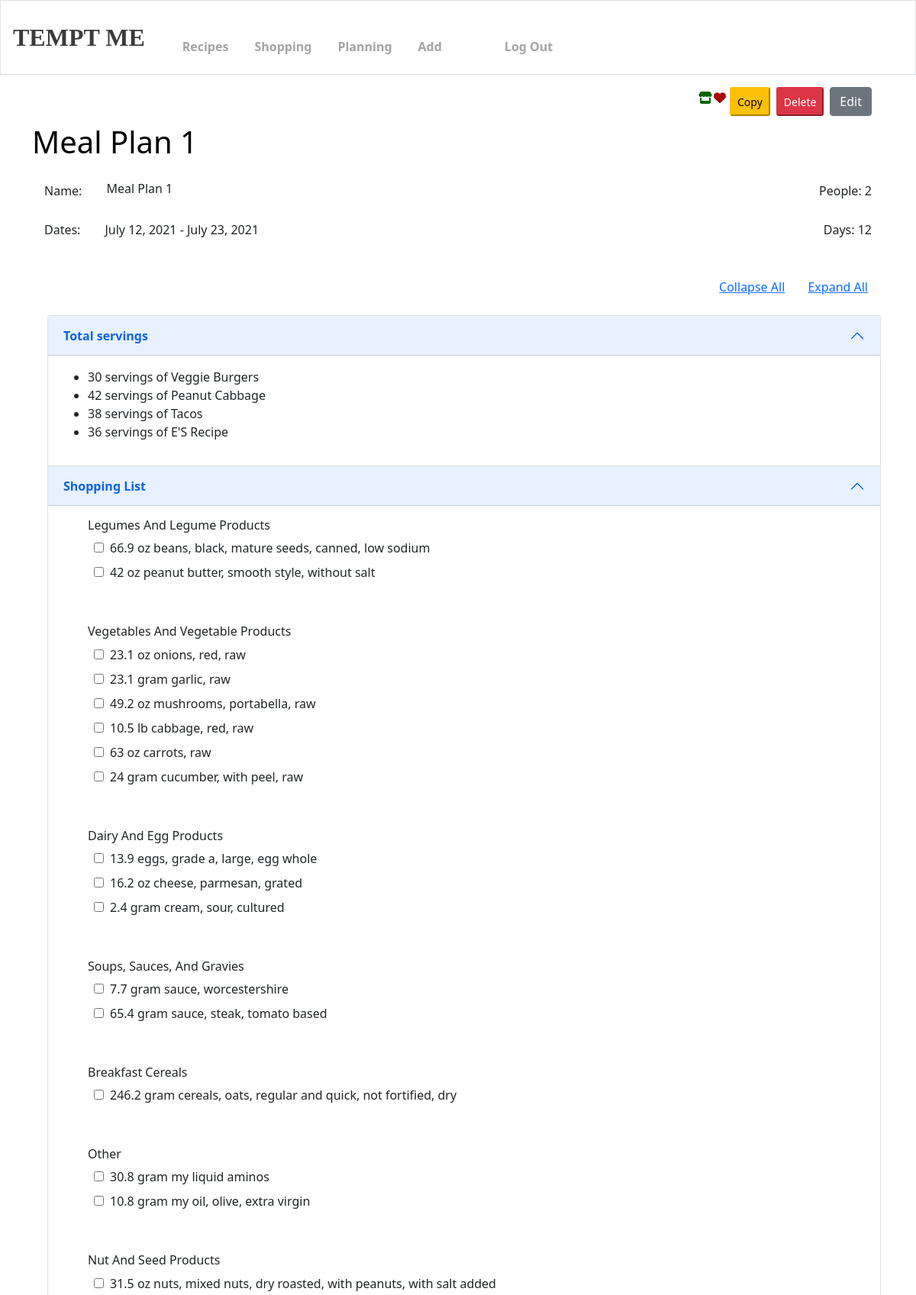
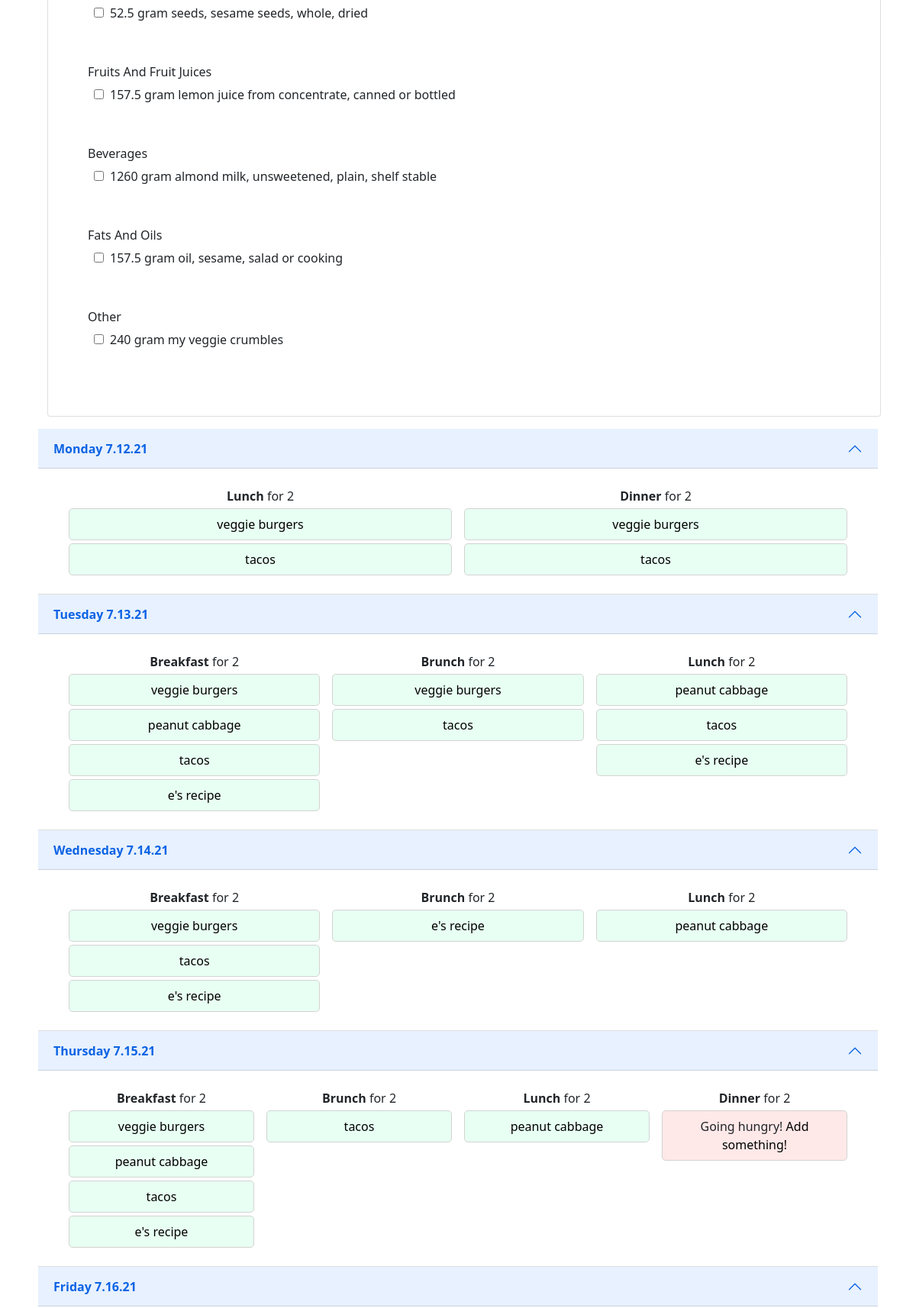
Page /recipes/mealplanning/28 (signed in, upper part) on the committed database (2 pictures, top to bottom).
### recipes/models.py (models this page shows, shortened)
class MealPlan(models.Model):
    name = models.CharField(max_length = 256)
    user = models.ForeignKey(User, on_delete=models.SET_NULL, null=True, blank=True)
    notes = models.CharField(max_length = 1024, null = True, blank = True)
    start_date = models.DateField(auto_now=False, auto_now_add=False, null=True, blank=True)
    end_date = models.DateField(auto_now=False, auto_now_add=False, null=True, blank=True)
    days = models.IntegerField(default = '7')
    people = models.IntegerField(default = '2')
    def __meal_field():
        return models.BooleanField(default = False)
    breakfast = __meal_field()
    brunch = __meal_field()
    lunch = __meal_field()
    dinner = __meal_field()
    snack = __meal_field()
    dessert = __meal_field()
    other = __meal_field()
    def get_recipe_amounts(self):
        recipe_list = {}
        for pm in self.planned_meals.all():
            for recipe in pm.recipes.all():
                if recipe in recipe_list.keys():
                    recipe_list[recipe] += pm.servings
                else:
                    recipe_list[recipe] = pm.servings
        return recipe_list

class CommonInfo(models.Model):
    name = models.CharField(max_length = 256)
    description = models.CharField(max_length = 1024, null = True, blank = True)
    user = models.ForeignKey(User, on_delete=models.SET_NULL, null=True, blank=True)
    class Meta:
        abstract = True
    def __str__(self):
        return self.name

class Recipe(CommonInfo):
    prep_time = models.IntegerField(null = True, blank = True)
    cook_time = models.IntegerField(null = True, blank = True)
    servings = models.IntegerField(default = 4)
    photo = models.ImageField(upload_to = "recipes/", null = True, blank = True)
    notes = models.CharField(max_length = 2048, null = True, blank = True)
    author = models.CharField(max_length = 150, default = "Anonymous")
    public = models.BooleanField(default = False)
    personalized = models.BooleanField(default = False)
    snack_or_meal = models.CharField(
        max_length = 10,
        choices = MEAL_CHOICES,
        default = 'MEAL'
    )

class Ingredient(models.Model):
    ingredient = models.CharField(max_length = 256, unique = True)
    user = models.ForeignKey(User, on_delete= models.CASCADE, null=True, blank=True)
    category = models.CharField(
        max_length = 256,
        choices = CATEGORY_CHOICES,
        default = "OTHER"
    )
    typical_serving_size = models.DecimalField(max_digits = 20, decimal_places = 3, null = True, blank = True, default = 0)
    typical_serving_unit = models.CharField(max_length = 50, null = True, blank = True, default = "undefined")
    weight_per_serving = models.DecimalField(max_digits = 20, decimal_places = 3, null = True, blank = True, default = 0)
    def __nutrient_field():
        return models.DecimalField(max_digits = 20, decimal_places = 3, default = 0)
    protein = __nutrient_field()
    fat = __nutrient_field()
    carbs = __nutrient_field()
    calories = __nutrient_field()
    sugar = __nutrient_field()
    fiber = __nutrient_field()
    sodium = __nutrient_field()
    cholesterol = __nutrient_field()
    transfats = __nutrient_field()
    satfats = __nutrient_field()
    monounsatfats = __nutrient_field()
    polyunsatfats = __nutrient_field()
    def __str__(self):
        return self.ingredient

class IngQuant(models.Model):
    ingredient = models.ForeignKey(Ingredient, on_delete = models.CASCADE, related_name = 'ingredients')
    quantity = models.DecimalField(max_digits = 32, decimal_places = 8, default = 0)
    recipe = models.ForeignKey(Recipe, on_delete = models.CASCADE, null = True, blank = True, related_name = 'ingquants')
    shopping_list = models.ForeignKey(ShoppingList, on_delete = models.CASCADE, null = True, blank = True, related_name = 'ingquants')
    meal_plan = models.ForeignKey(MealPlan, on_delete = models.CASCADE, null = True, blank = True, related_name = 'ingquants')
    unit = models.CharField(
        max_length = 13,
        choices = UNIT_CHOICES,
        default = "GRAM"
    )

class PlannedMeal(models.Model):
    user = models.ForeignKey(User, on_delete=models.SET_NULL, null=True, blank=True)
    meal_plan = models.ForeignKey(MealPlan, on_delete = models.CASCADE, related_name = 'planned_meals')
    meal = models.CharField(
        max_length = 10,
        choices = MEALTIME_CHOICES,
        default = "DINNER"
    )
    servings = models.IntegerField(default = '2')
    day = models.IntegerField()
    recipes = models.ManyToManyField(Recipe, blank = True)
    notes = models.CharField(max_length = 226, null = True, blank = True)

### recipes/views.py (the view)
# urls.py: path('mealplanning/<int:plan_id>', views.plan_detail, name='plan_detail'),
@login_required
def plan_detail(request, plan_id):
    ctx = get_display_edit_plan_ctx(request, plan_id)
    ctx['display_only'] = True
    ctx.update(get_plan_shopping_list(MealPlan.objects.get(pk = plan_id)))
    return render(request, 'recipes/plan_display.html', context = ctx)

### recipes/templatetags/recipe_extras.py (called while the page is built)
@register.filter
def get_item(dictionary, key):
    try:
        key = int(key)
    except:
        pass
    return dictionary.get(key)

@register.filter
def plus_days(value, days):
    return value + datetime.timedelta(days=int(days))

### recipes/views.py (called while the page is built)
def get_shopping(list_ingredients):
    shopping = {}
    for ingredient in list_ingredients.keys():
        category = list_ingredients[ingredient][0].ingredient.category
        if category in shopping.keys():
            for value in list_ingredients[ingredient]:
                shopping[category].append(value)
        else:
            if len(list_ingredients[ingredient]) == 1:
                shopping[category] = list_ingredients[ingredient]
            else:
                shopping[category] = [list_ingredients[ingredient][0]]
                additional_values = list_ingredients[ingredient].copy()
                additional_values.remove(list_ingredients[ingredient][0])
                for value in additional_values:
                    shopping[category].append(value)
    return shopping

def get_plan_shopping_list(plan):
    ctx = {'plan_shopping_list': True,}
    recipe_amounts = plan.get_recipe_amounts()
    recipes = []
    for amt in recipe_amounts:
        recipes.append((amt, recipe_amounts[amt]))
    ctx['recipes'] = recipes
    list_ingredients = {}
    for ingquant in plan.ingquants.all():
        if str(ingquant.ingredient) in list_ingredients.keys():
            copy = list_ingredients[str(ingquant.ingredient)].copy()
            compile_ing_dict(ingquant, copy, list_ingredients)
        else:
            list_ingredients[str(ingquant.ingredient)] = [ingquant]
    shopping = get_shopping(list_ingredients)
    ctx['shopping'] = shopping
    return ctx

def get_plan_meals(plan):
    meal_attribs = {
        'breakfast': plan.breakfast,
        'brunch': plan.brunch,
        'lunch': plan.lunch,
        'dinner': plan.dinner,
        'snack': plan.snack,
        'dessert': plan.dessert,
        'other': plan.other,
    }
    meals = []
    add_meals = []
    for key in meal_attribs.keys():
        if meal_attribs[key]:
            meals.append(key)
        else:
            add_meals.append(key)
    return (meals, add_meals)

### recipes/templates/recipes/plan_display.html (shortened to what this page needs)
{% extends 'base.html' %}
{% block main %}
    {% include 'recipes/full_plan_card.html' %}
{% endblock %}

### recipes/templates/recipes/full_plan_card.html
<div class='container'>
    {% include 'recipes/fav_shop_plan_bar.html' %}
</div>
<br><br>
<a href='{% url "recipes:plan_detail" plan.id %}' class='undecorated'>
    <h1>{{ plan.name }}</h1>
</a>
{% include 'recipes/plan_base_info.html' %}
<div class='m-2'>{% include 'recipes/expand_collapse.html' %}</div>
<br>
<br>
<div id='contents' class='container m-2'>
    {% include 'recipes/contents.html' %}
</div>
<div class='plan-container p-2 w-100'>
    <div class="accordion accordion-flush" id="accordionPanelsStayOpenExample">
        {% for day in days %}
            {% include 'recipes/meal_plan_card.html' %}
        {% endfor %}
    </div>
</div>

### recipes/templates/recipes/plan_base_info.html (shortened to what this page needs)
{% load recipe_extras %}
<div class='container'>
    <div class='row'>
        <div class='col-sm-auto m-1'>
            Name:
        </div>
        <div class='col m-1'>
            {% if display_only %}
                <h6>{{ plan.name }}</h6>
            {% endif %}
        </div>
        <div class='col-sm-auto m-1'>
            People:
            {% if display_only %}
                {{ plan.people }}
            {% else %}
                {% if plan %}
                    <input name='people' id='people' type='number' data-original='{{ plan.people }}' value='{{ plan.people }}' step='1' class='num-input'>
                {% else %}
                    <input name='people' id='people' type='number' data-original='2' value='2' step='1' class='num-input'>
                {% endif %}
            {% endif %}
        </div>
    </div>
    <div class='row'>
        <div class='col-sm-auto m-1'>
            Dates:
        </div>
        <div class='col m-1'>
            {% if display_only %}
                {{ plan.start_date }} - {{ plan.end_date }}
            {% endif %}
        </div>
        <div class='col-sm-auto m-1'>
            Days:
            {% if display_only %}
                {{ plan.days }}
            {% else %}
                {% if plan %}
                    <input type='number' class='num-input' value='{{ plan.days }}' name='days' id='days' step='1' min='0'>
                {% else %}
                    <input type='number' class='num-input' value='7' name='days' id='days' step='1' min='0'>
                {% endif %}
            {% endif %}
        </div>
    </div>
    <div class='row'>
    </div>
    <div class='row'>
    </div>
</div>

### recipes/templates/recipes/contents.html
<div class="accordion" id="accordionServings">
    <div class="accordion-item">
        <h2 class="accordion-header" id="headingServings">
        <button class="accordion-button" type="button" data-bs-toggle="collapse" data-bs-target="#collapseServings" aria-expanded="true" aria-controls="collapseServings">
            <strong>Total servings</strong>
        </button>
        </h2>
        <div id="collapseServings" class="accordion-collapse collapse show" aria-labelledby="headingServings">
            <div class="accordion-body">
                <ul>
                    {% for recipe in recipes %}
                        <li>{{ recipe.1 }} servings of {{ recipe.0|title }}</li>
                    {% empty %}
                        <li>No meals yet! Go add something!</li>
                    {% endfor %}
                </ul>
            </div>
        </div>
    </div>
    {% if display_only %}
        <div class="accordion-item">
            <h2 class="accordion-header" id="headingList">
            <button class="accordion-button" type="button" data-bs-toggle="collapse" data-bs-target="#collapseList" aria-expanded="true" aria-controls="collapseList">
                <strong>Shopping List</strong>
            </button>
            </h2>
            <div id="collapseList" class="accordion-collapse collapse show" aria-labelledby="headingList">
                <div class="accordion-body">
                    {% include 'recipes/current_shopping_list.html' %}
                </div>
            </div>
        </div>
    {% endif %}
</div>

### recipes/templates/recipes/current_shopping_list.html (shortened to what this page needs)
{% load recipe_extras %}
{% if shopping %}
    <ul class="invisible_bullet">
        {% for category in shopping %}
            <li>
                <h6>{{ category|title }}</h6>
                <table>
                    {% for ingquant in shopping|get_item:category %}
                        <tr>
                            <td>
                                <input type="checkbox" name="ing_checkbox">
                            </td>
                            <td>
                                <label for="ing_checkbox">
                                    {{ ingquant.quantity|floatformat }} {{ ingquant.get_unit_display|lower }} {{ ingquant.ingredient }}
                                </label>
                            </td>
                        </tr>
                    {% endfor %}
                </table>
                <br><br>
            </li>
        {% endfor %}
    </ul>
{% else %}
    Nothing to see here! Go add some recipes or ingredients to your shopping lists!
{% endif %}

### recipes/templates/recipes/meal_plan_card.html (shortened to what this page needs)
{% load recipe_extras %}
{% with day.1 as day_meals %}{% with day.2 as add_meals %}{% with day.0 as day %}
<div class="accordion-item" id='replaceable-content-{{ day|stringformat:"03d" }}'>
    <h2 class="accordion-header" id="panelsStayOpen-heading{{ forloop.counter }}">
    <button class="accordion-button" type="button" data-bs-toggle="collapse" data-bs-target="#panelsStayOpen-collapse{{ forloop.counter }}" aria-expanded="true" aria-controls="panelsStayOpen-collapse{{ forloop.counter }}">
        {% if plan.start_date %}
            <strong> {{ plan.start_date|plus_days:day|date:'l'}} {{ plan.start_date|plus_days:day|date:'n.d.y'}}</strong>
        {% else %}
            <strong> Day {{ day|add:'1' }}</strong>
        {% endif %}
    </button>
    </h2>
    <div id="panelsStayOpen-collapse{{ forloop.counter }}" class="accordion-collapse collapse show" aria-labelledby="panelsStayOpen-heading{{ forloop.counter }}">
        <div class="accordion-body">
            <div class='container'>
                <div class='row g-0 p-0 m-0'>
                    {% for meal in planned_meals|get_item:day %}
                        <div class="col g-0 p-0 m-2 txt-align-c">
                            <strong>{{ meal.meal|title }}</strong> for
                            {% if display_only %}
                                {{ meal.servings }}
                            {% endif %}
                            <div id='planned_food_{{ day|stringformat:"03d" }}_{{ meal.meal }}'>
                                {% with meal.recipes.all as recipes %}
                                    {% with meal.meal as meal %}
                                        {% include 'recipes/plan_added_recipes.html' %}
                                    {% endwith %}
                                {% endwith %}
                            </div>
                        </div>
                    {% empty %}
                        <div class='txt-align-c'>
                            No plans for today!
                        </div>
                    {% endfor %}
                </div>
            </div>
            {% endwith %}{% endwith %}{% endwith %}
        </div>
    </div>
</div>

### recipes/templates/recipes/plan_added_recipes.html (shortened to what this page needs)
{% for recipe in recipes %}
    <div class='row added_recipe'>
        <div class='col'>
            <a href='{% url "recipes:detail" recipe.id %}' class='undecorated'>
                {% ifequal day 'all' %}
                    <div class='planned_meals' id='all_{{ recipe.id }}'>{{ recipe }}</div>
                {% else %}
                    <div id='{{ day|stringformat:"03d" }}_{{ recipe.id|stringformat:"04d" }}_{{ meal }}'>{{ recipe }}</div>
                {% endifequal %}
            </a>
        </div>
    </div>
{% empty %}
    {% if display_only %}
        <div class='added_recipe' id='no_recipe' style='background-color:#ffe8e8;'>
            Going hungry!
            <a href='{% url "recipes:display_edit_plan" plan.id %}' class='undecorated'>Add something!</a>
        </div>
    {% endif %}
{% endfor %}

### static/styles.css (style rules this page uses)
*, *::before, *::after { box-sizing: border-box; }
.invisible_bullet { list-style-type:none; }
.undecorated { text-decoration: none; color:black; }
.row { padding-top:1em; }
td { padding: 0em 0em .5em .5em; }
.txt-align-c { text-align: center; }
.added_recipe { width: 100%; border: solid lightgray 1px; border-radius: 5px; padding: 0.5em; margin:0; margin-top: 0.25em; background-color: #e8fff3; }

### rows in the picture
MealPlan: name "Meal Plan 1", people "2", start_date "July 12, 2021", end_date "July 23, 2021", days "12", start_date|plus_days "Monday" "Tuesday" "Wednesday" "Thursday" "Friday", start_date|plus_days "7.12.21" "7.13.21" "7.14.21" "7.15.21" "7.16.21"
Recipe: recipe "30", name "Veggie Burgers", name "veggie burgers"
Recipe: recipe "42", name "Peanut Cabbage", name "peanut cabbage"
Recipe: recipe "38", name "Tacos", name "tacos"
Recipe: recipe "36", name "E'S Recipe", name "e's recipe"
IngQuant: quantity "66.9", unit "oz", ingredient "beans, black, mature seeds, canned, low sodium"
IngQuant: quantity "42", unit "oz", ingredient "peanut butter, smooth style, without salt"
Ingredient: shopping "Vegetables And Vegetable Products"
IngQuant: quantity "23.1", unit "oz", ingredient "onions, red, raw"
IngQuant: quantity "23.1", unit "gram", ingredient "garlic, raw"
IngQuant: quantity "49.2", unit "oz", ingredient "mushrooms, portabella, raw"
IngQuant: quantity "10.5", unit "lb", ingredient "cabbage, red, raw"
IngQuant: quantity "63", unit "oz", ingredient "carrots, raw"
IngQuant: quantity "24", unit "gram", ingredient "cucumber, with peel, raw"
Ingredient: shopping "Dairy And Egg Products"
IngQuant: quantity "13.9", ingredient "eggs, grade a, large, egg whole"
IngQuant: quantity "16.2", unit "oz", ingredient "cheese, parmesan, grated"
IngQuant: quantity "2.4", unit "gram", ingredient "cream, sour, cultured"
IngQuant: quantity "7.7", unit "gram", ingredient "sauce, worcestershire"
IngQuant: quantity "65.4", unit "gram", ingredient "sauce, steak, tomato based"
IngQuant: quantity "246.2", unit "gram", ingredient "cereals, oats, regular and quick, not fortified, dry"
IngQuant: quantity "30.8", unit "gram", ingredient "my liquid aminos"
IngQuant: quantity "10.8", unit "gram", ingredient "my oil, olive, extra virgin"
Ingredient: shopping "Nut And Seed Products"
IngQuant: quantity "31.5", unit "oz", ingredient "nuts, mixed nuts, dry roasted, with peanuts, with salt added"
IngQuant: quantity "52.5", unit "gram", ingredient "seeds, sesame seeds, whole, dried"
Ingredient: shopping "Fruits And Fruit Juices"
IngQuant: quantity "157.5", unit "gram", ingredient "lemon juice from concentrate, canned or bottled"
Ingredient: shopping "Beverages"
IngQuant: quantity "1260", unit "gram", ingredient "almond milk, unsweetened, plain, shelf stable"
Ingredient: shopping "Fats And Oils"
IngQuant: quantity "157.5", unit "gram", ingredient "oil, sesame, salad or cooking"
IngQuant: quantity "240", unit "gram", ingredient "my veggie crumbles"
PlannedMeal: meal "Lunch", servings "2"
PlannedMeal: meal "Dinner", servings "2"
PlannedMeal: meal "Breakfast", servings "2"
PlannedMeal: meal "Brunch", servings "2"
PlannedMeal: meal "Lunch", servings "2"
PlannedMeal: meal "Breakfast", servings "2"
PlannedMeal: meal "Brunch", servings "2"
PlannedMeal: meal "Lunch", servings "2"
PlannedMeal: meal "Breakfast", servings "2"
PlannedMeal: meal "Brunch", servings "2"
PlannedMeal: meal "Lunch", servings "2"
PlannedMeal: meal "Dinner", servings "2", shows "Going hungry!"
